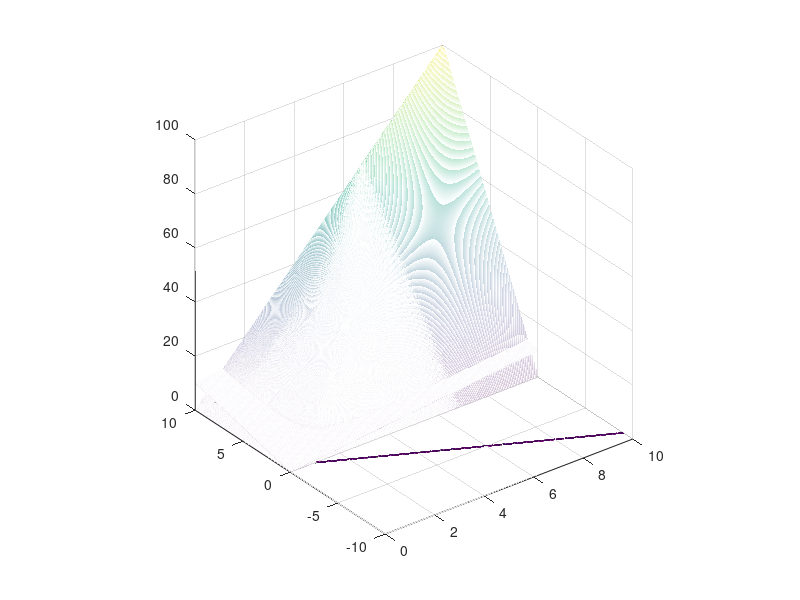

Write the MATLAB code that produced this figure. (Note: this script raises an error after producing the figure.)
figure('Name', 'Bài tập 1e', 'NumberTitle', 'off')

x = 0:0.01:10;
y = 0:0.01:10;
[X, Y] = meshgrid(x, y);
f1 = X + Y;
f2 = X.*Y;
f3 = 1 - X;
Z = X.*Y - X.*Y;
mesh(X, Y, f1)
hold on
mesh(X, Y, f2)
hold on
mesh(X, f3, Z)
axis square
colormap('parula')
xlabel('x')
ylabel('y')
zlabel('z')